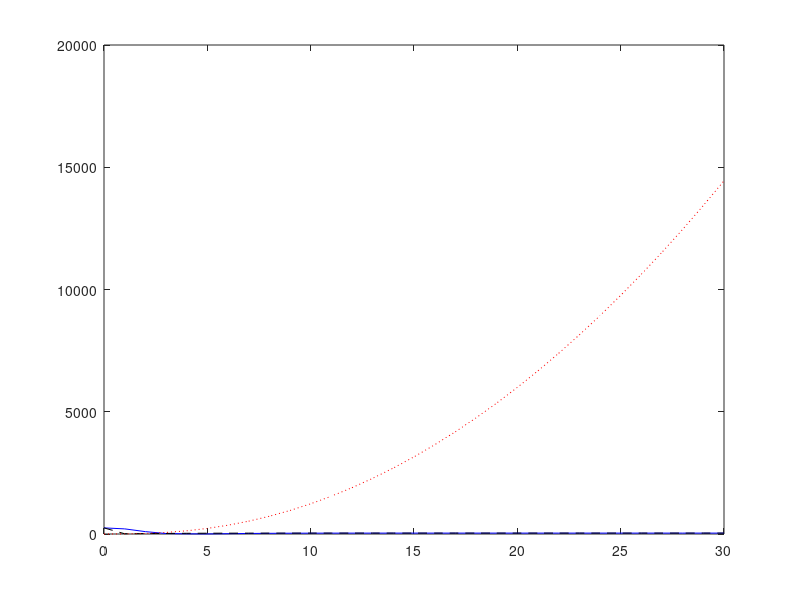
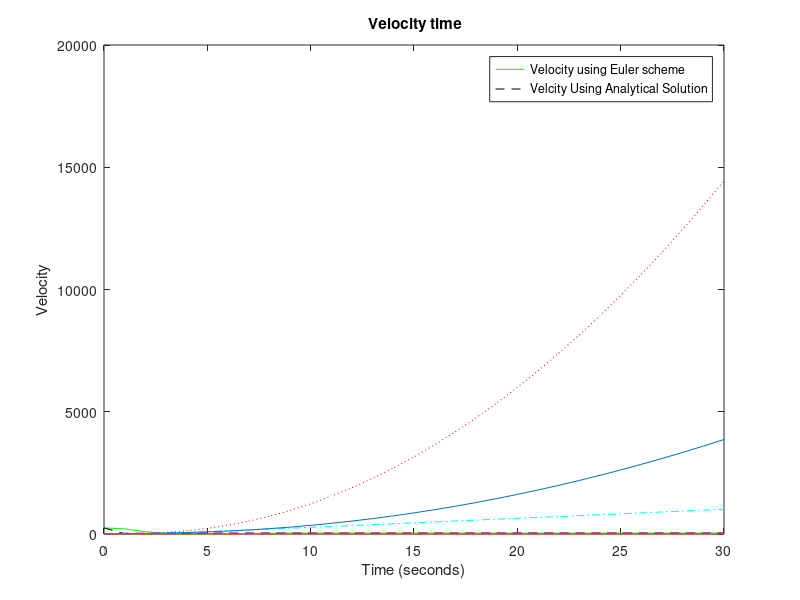

The MATLAB script that drew these images, in order:
clear all;
close all;
clc

p = 1.2;    
A = 0.09;   % Cross Sec Area
cw = 0.4;   % Numerial Drag Co-efficient
k = 0.0216;   %0.0216
g = 9.81;     
m = 3;      % Mass of projectile
v(1) = -250; 
z(1) = 0;
z1(1)= 0;
v1(1)=250;

for t = 1:30
    v(t+1) = v(t) + 1*(g-(k/m)*v(t)*abs(v(t)));         %euler
    v(t) = abs(v(t));
    
    v1(t+1)=sqrt((g*m)/k)*tanh(sqrt(k*g/m)*t);          %analytical
    
    z(t+1) = (m/k)*log(cosh(t*sqrt(k*g/m)));            %analytical
    z(t+1) = abs(z(t)+1*m/k*log(cosh(t*sqrt(k*g/m))));  %euler
    
    VT(t+1) = sqrt((m*g)/k);                            %terminal velocity
    
    z1(t+1) = abs((-m/k)*log(cosh(t*sqrt(k*g/m))));     %analytical ztop
    
    T1 = sqrt(m/k*g)*acosh(exp(z*k/m));                 %time for highiest point
    T2 = sqrt(m/k*g)*acosh(exp(-z*k/m));                %time to reach the surface
%     
end

t = 0:30;
figure;
plot(t, v, 'b', t, v1, 'k--', t, z, 'r:')
figure;
plot(t, v, 'g', t, v1, 'k--', t, z, 'r:', t, z1, 'c-.', t, VT, 'm--', t, T1, t, T2)
xlabel('Time (seconds)')
ylabel('Velocity')
title(' Velocity time')
legend('Velocity using Euler scheme', 'Velcity Using Analytical Solution','Location','northeast')
